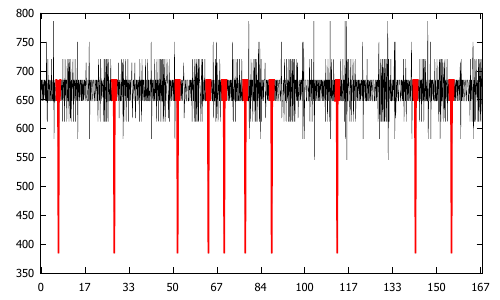

Write gnuplot code to recreate this figure.
set terminal pdf
set output "hb.pdf"
set datafile commentschars "#@"
set xtics ('0' 1, '17' 101, '33' 201, '50' 301, '67' 401, '84' 501, '100' 601, '117' 701, '133' 801, '150' 901, '167' 1001)
#set ytics 3500,100,4000
#set multiplot layout 3,1
plot "hb.arff" u 6 notitle w lines lt -1, \
	"hb.arff" u ($0):($4>0?$6:1/0) notitle w lines lc rgb 'red' lw 5
#plot "hb.arff" u 2 notitle w lines lt -1, \
#	"hb.arff" u ($0):($5>0?$2:1/0) notitle w lines lc rgb 'red' lw 2
#plot "hb.arff" u 2 notitle w lines lt -1, \
#	"hb.arff" u ($0):($4>0?$2:1/0) notitle w lines lc rgb 'red' lw 2
#unset multiplot
